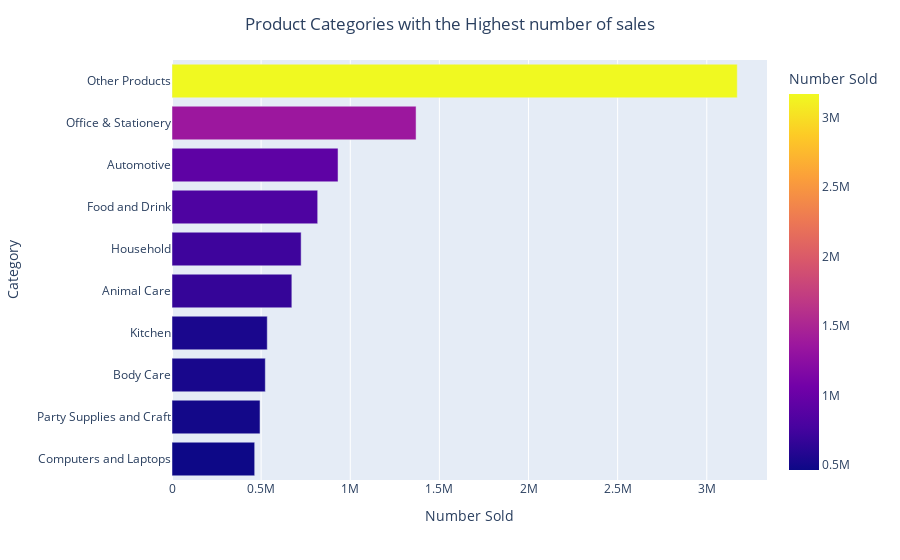
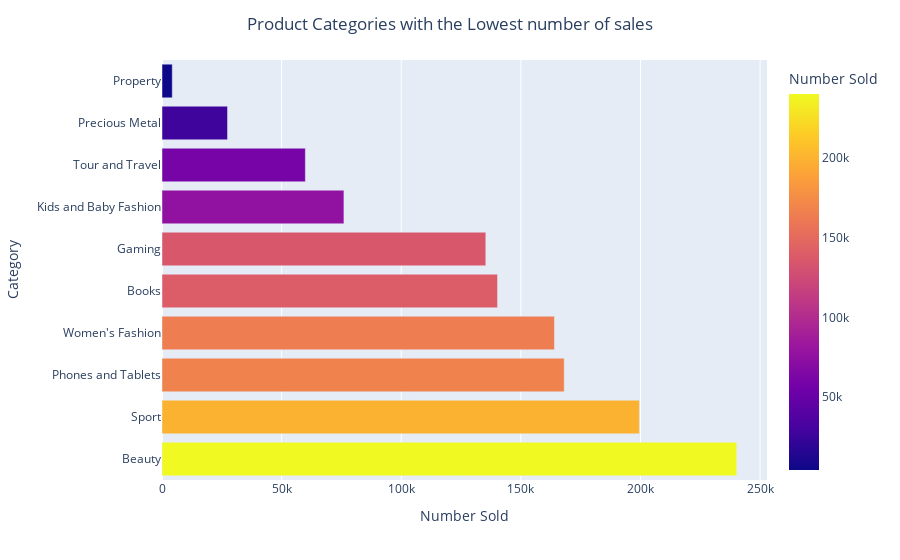

These figures' notebook cell, in order:
### Markdown cell above
### Product categories based on number of sales

### Code cell
df1 = pd.DataFrame(df.groupby('Category')['Number Sold'].sum().reset_index())
df1.columns = ['Category', 'Number Sold']

# Highest number of sales
sort_df = df1.sort_values(['Number Sold'],ascending=True)

fig1 = px.bar(sort_df.iloc[-10:,:], y='Category', x='Number Sold', color='Number Sold')
fig1.update_layout(title_text='Product Categories with the Highest number of sales', title_x=0.5)
fig1.show()

# Lowest number of sales
sort_df = df1.sort_values(['Number Sold'],ascending=False)

fig2 = px.bar(sort_df.iloc[-10:,:], y='Category', x='Number Sold', color='Number Sold')
fig2.update_layout(title_text='Product Categories with the Lowest number of sales', title_x=0.5)
fig2.show()

### Figure 1 — Plotly figure (JSON) as saved in the notebook; plotly's stock layout.template omitted (floating-point values rounded to 4 significant figures)
{"data": [{"alignmentgroup": "True", "hovertemplate": "Number Sold=%{marker.color}<br>Category=%{y}<extra></extra>", "legendgroup": "", "marker": {"color": [463864, 493852, 523506, 534402, 672344, 724465, 817285, 931479, 1369201, 3171003], "coloraxis": "coloraxis", "pattern": {"shape": ""}}, "name": "", "offsetgroup": "", "orientation": "h", "showlegend": false, "textposition": "auto", "type": "bar", "x": [463864, 493852, 523506, 534402, 672344, 724465, 817285, 931479, 1369201, 3171003], "xaxis": "x", "y": ["Computers and Laptops", "Party Supplies and Craft", "Body Care", "Kitchen", "Animal Care", "Household", "Food and Drink", "Automotive", "Office & Stationery", "Other Products"], "yaxis": "y"}], "layout": {"barmode": "relative", "coloraxis": {"colorbar": {"title": {"text": "Number Sold"}}, "colorscale": [[0, "#0d0887"], [0.1111, "#46039f"], [0.2222, "#7201a8"], [0.3333, "#9c179e"], [0.4444, "#bd3786"], [0.5556, "#d8576b"], [0.6667, "#ed7953"], [0.7778, "#fb9f3a"], [0.8889, "#fdca26"], [1, "#f0f921"]]}, "legend": {"tracegroupgap": 0}, "margin": {"t": 60}, "title": {"text": "Product Categories with the Highest number of sales", "x": 0.5}, "xaxis": {"anchor": "y", "domain": [0, 1], "title": {"text": "Number Sold"}}, "yaxis": {"anchor": "x", "domain": [0, 1], "title": {"text": "Category"}}}}

### Figure 2 — Plotly figure (JSON) as saved in the notebook; plotly's stock layout.template omitted (floating-point values rounded to 4 significant figures)
{"data": [{"alignmentgroup": "True", "hovertemplate": "Number Sold=%{marker.color}<br>Category=%{y}<extra></extra>", "legendgroup": "", "marker": {"color": [240249, 199583, 168134, 164032, 140258, 135351, 76042, 59926, 27389, 4295], "coloraxis": "coloraxis", "pattern": {"shape": ""}}, "name": "", "offsetgroup": "", "orientation": "h", "showlegend": false, "textposition": "auto", "type": "bar", "x": [240249, 199583, 168134, 164032, 140258, 135351, 76042, 59926, 27389, 4295], "xaxis": "x", "y": ["Beauty", "Sport", "Phones and Tablets", "Women's Fashion", "Books", "Gaming", "Kids and Baby Fashion", "Tour and Travel", "Precious Metal", "Property"], "yaxis": "y"}], "layout": {"barmode": "relative", "coloraxis": {"colorbar": {"title": {"text": "Number Sold"}}, "colorscale": [[0, "#0d0887"], [0.1111, "#46039f"], [0.2222, "#7201a8"], [0.3333, "#9c179e"], [0.4444, "#bd3786"], [0.5556, "#d8576b"], [0.6667, "#ed7953"], [0.7778, "#fb9f3a"], [0.8889, "#fdca26"], [1, "#f0f921"]]}, "legend": {"tracegroupgap": 0}, "margin": {"t": 60}, "title": {"text": "Product Categories with the Lowest number of sales", "x": 0.5}, "xaxis": {"anchor": "y", "domain": [0, 1], "title": {"text": "Number Sold"}}, "yaxis": {"anchor": "x", "domain": [0, 1], "title": {"text": "Category"}}}}
